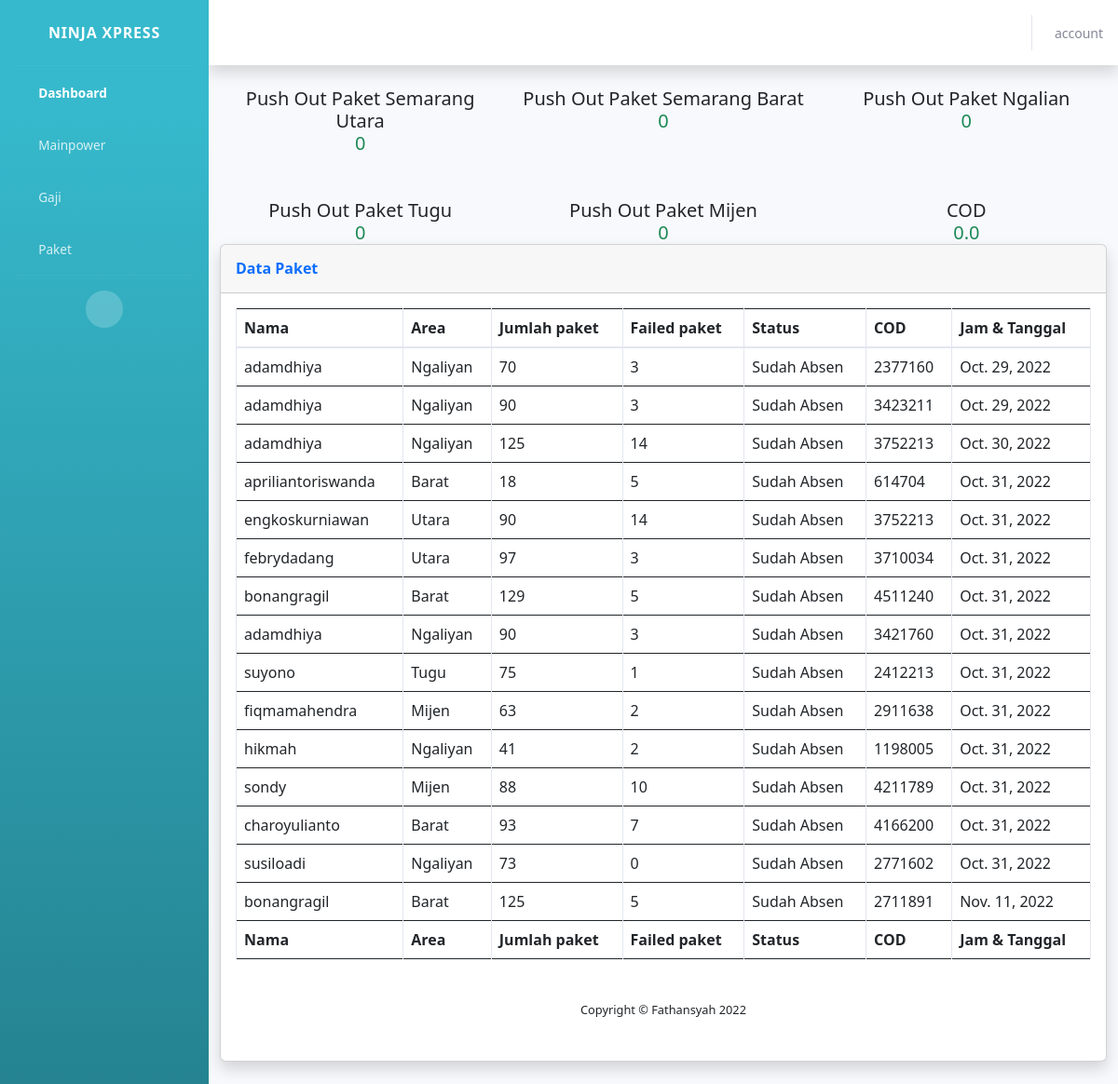
The page /paket/ (signed in) on the database its author committed.
### core/models.py (models this page shows, shortened)
class Absen_rider(models.Model):
    Area = (
        ('Utara', 'Semarang Utara'),
        ('Barat', 'Semarang Barat'),
        ('Ngaliyan', 'Ngaliyan'),
        ('Tugu', 'Tugu'),
        ('Mijen', 'Mijen'),
    )
    username = models.CharField(max_length=255)
    Absensi_status = models.TextField(default ="Sudah Absen")
    Arearider = models.CharField(max_length=30, choices=Area)
    J_paket = models.CharField(max_length=255)
    F_paket = models.CharField(max_length=255)
    Cod = models.CharField(max_length=255)
    Tanggal_absen = models.DateField(auto_now=True)

### core/views.py (the view)
# urls.py: path('paket/', views.PaketPage, name='paket'),
@login_required(login_url='login')  # type: ignore
def PaketPage(request):
	if request.user.is_authenticated:
					current_datetime = datetime.date.today()
					absensi = Absen_rider.objects.all()
					absensis =absensi.filter(Tanggal_absen=current_datetime)
					p_mijen = absensi.filter(Arearider='Mijen',Tanggal_absen=current_datetime)
					p_tugu = absensi.filter(Arearider='Tugu',Tanggal_absen=current_datetime)
					p_ngaliyan = absensi.filter(Arearider='Ngaliyan',Tanggal_absen=current_datetime)
					p_barat = absensi.filter(Arearider='Barat',Tanggal_absen=current_datetime)
					p_utara = absensi.filter(Arearider='Utara',Tanggal_absen=current_datetime)
					j_cod = absensis.aggregate(sum=Sum('Cod'))['sum'] or 0.00
					j_mijen = p_mijen.aggregate(sum=Sum('J_paket'))['sum'] or 0
					j_tugu = p_tugu.aggregate(sum=Sum('J_paket'))['sum'] or 0
					j_ngaliyan = p_ngaliyan.aggregate(sum=Sum('J_paket'))['sum'] or 0
					j_barat = p_barat.aggregate(sum=Sum('J_paket'))['sum'] or 0
					j_utara = p_utara.aggregate(sum=Sum('J_paket'))['sum'] or 0
					return render(request, 'adminfl/paket.html',{'absensi':absensi, 'j_mijen':j_mijen, 'j_tugu':j_tugu, 'j_ngaliyan':j_ngaliyan, 'j_barat':j_barat, 'j_utara':j_utara, 'j_cod':j_cod,})

### core/templates/adminfl/paket.html
{% extends 'baseadmin.html' %}
{% block content %}
  <div class="row">
    <div class="col-sm-4">
      <div class="card-header bg-transparent border-success text-center h5">Push Out Paket Semarang Utara</div>
      <div class="card-body text-success">
        <p class="card-text text-center h5">{{j_utara}}</p>
      </div>
    </div>
    <div class="col-sm-4">
      <div class="card-header bg-transparent border-success text-center h5">Push Out Paket Semarang Barat</div>
      <div class="card-body text-success">
        <p class="card-text text-center h5">{{j_barat}}</p>
      </div>
    </div>
    <div class="col-sm-4">
      <div class="card-header bg-transparent border-success text-center h5">Push Out Paket Ngalian</div>
      <div class="card-body text-success">
        <p class="card-text text-center h5">{{j_ngaliyan}}</p>
      </div>
    </div>
    <div class="col-sm-4 mt-5">
      <div class="card-header bg-transparent border-success text-center h5">Push Out Paket Tugu</div>
      <div class="card-body text-success">
        <p class="card-text text-center h5">{{j_tugu}}</p>
      </div>
    </div>
    <div class="col-sm-4 mt-5">
      <div class="card-header bg-transparent border-success text-center h5">Push Out Paket Mijen</div>
      <div class="card-body text-success">
        <p class="card-text text-center h5">{{j_mijen}}</p>
      </div>
    </div>
    <div class="col-sm-4 mt-5">
      <div class="card-header bg-transparent border-success text-center h5">COD</div>
      <div class="card-body text-success">
        <p class="card-text text-center h5">{{j_cod}}</p>
      </div>
    </div>
  </div>
                    <div class="card shadow mb-4">
                      <div class="card-header py-3">
                          <h6 class="m-0 font-weight-bold text-primary">Data Paket</h6>
                      </div>
                      <div class="card-body">
                          <div class="table-responsive">
                              <table class="table table-bordered" id="dataTable" width="100%" cellspacing="0">
                              <thead>
                                <tr>
                                  <th>Nama</th>
                                  <th>Area</th>
                                  <th>Jumlah paket</th>
                                  <th>Failed paket</th>
                                  <th>Status</th>
                                  <th>COD</th>
                                  <th>Jam & Tanggal</th>
                                </tr>
                            </thead>
                            <tfoot>
                                <tr>
                                  <th>Nama</th>
                                  <th>Area</th>
                                  <th>Jumlah paket</th>
                                  <th>Failed paket</th>
                                  <th>Status</th>
                                  <th>COD</th>
                                  <th>Jam & Tanggal</th>
                                </tr>
                            </tfoot>
                              <tbody>
                                {% for absenrider in absensi %}
                                <tr>
                                  <td>{{absenrider.username}}</td>
                                  <td>{{absenrider.Arearider}}</td>
                                  <td>{{absenrider.J_paket}}</td>
                                  <td>{{absenrider.F_paket}}</td>
                                  <td>{{absenrider.Absensi_status}}</td>
                                  <td>{{absenrider.Cod}}</td>
                                  <td>{{absenrider.Tanggal_absen}}</td>
                                </tr>
                                {% endfor %}
                              </tbody>
                            </table>
  {% endblock content %}

### rows shown on the page
Absen_rider: username "adamdhiya", Arearider "Ngaliyan", J_paket "70", F_paket "3", Absensi_status "Sudah Absen", Cod "2377160", Tanggal_absen "Oct. 29, 2022"
Absen_rider: username "adamdhiya", Arearider "Ngaliyan", J_paket "90", F_paket "3", Absensi_status "Sudah Absen", Cod "3423211", Tanggal_absen "Oct. 29, 2022"
Absen_rider: username "adamdhiya", Arearider "Ngaliyan", J_paket "125", F_paket "14", Absensi_status "Sudah Absen", Cod "3752213", Tanggal_absen "Oct. 30, 2022"
Absen_rider: username "apriliantoriswanda", Arearider "Barat", J_paket "18", F_paket "5", Absensi_status "Sudah Absen", Cod "614704", Tanggal_absen "Oct. 31, 2022"
Absen_rider: username "engkoskurniawan", Arearider "Utara", J_paket "90", F_paket "14", Absensi_status "Sudah Absen", Cod "3752213", Tanggal_absen "Oct. 31, 2022"
Absen_rider: username "febrydadang", Arearider "Utara", J_paket "97", F_paket "3", Absensi_status "Sudah Absen", Cod "3710034", Tanggal_absen "Oct. 31, 2022"
Absen_rider: username "bonangragil", Arearider "Barat", J_paket "129", F_paket "5", Absensi_status "Sudah Absen", Cod "4511240", Tanggal_absen "Oct. 31, 2022"
Absen_rider: username "adamdhiya", Arearider "Ngaliyan", J_paket "90", F_paket "3", Absensi_status "Sudah Absen", Cod "3421760", Tanggal_absen "Oct. 31, 2022"
Absen_rider: username "suyono", Arearider "Tugu", J_paket "75", F_paket "1", Absensi_status "Sudah Absen", Cod "2412213", Tanggal_absen "Oct. 31, 2022"
Absen_rider: username "fiqmamahendra", Arearider "Mijen", J_paket "63", F_paket "2", Absensi_status "Sudah Absen", Cod "2911638", Tanggal_absen "Oct. 31, 2022"
Absen_rider: username "hikmah", Arearider "Ngaliyan", J_paket "41", F_paket "2", Absensi_status "Sudah Absen", Cod "1198005", Tanggal_absen "Oct. 31, 2022"
Absen_rider: username "sondy", Arearider "Mijen", J_paket "88", F_paket "10", Absensi_status "Sudah Absen", Cod "4211789", Tanggal_absen "Oct. 31, 2022"
Absen_rider: username "charoyulianto", Arearider "Barat", J_paket "93", F_paket "7", Absensi_status "Sudah Absen", Cod "4166200", Tanggal_absen "Oct. 31, 2022"
Absen_rider: username "susiloadi", Arearider "Ngaliyan", J_paket "73", F_paket "0", Absensi_status "Sudah Absen", Cod "2771602", Tanggal_absen "Oct. 31, 2022"
Absen_rider: username "bonangragil", Arearider "Barat", J_paket "125", F_paket "5", Absensi_status "Sudah Absen", Cod "2711891", Tanggal_absen "Nov. 11, 2022"

### other values the page prints
{{ j_utara }} "0"
{{ j_barat }} "0"
{{ j_ngaliyan }} "0"
{{ j_tugu }} "0"
{{ j_mijen }} "0"
{{ j_cod }} "0.0"
